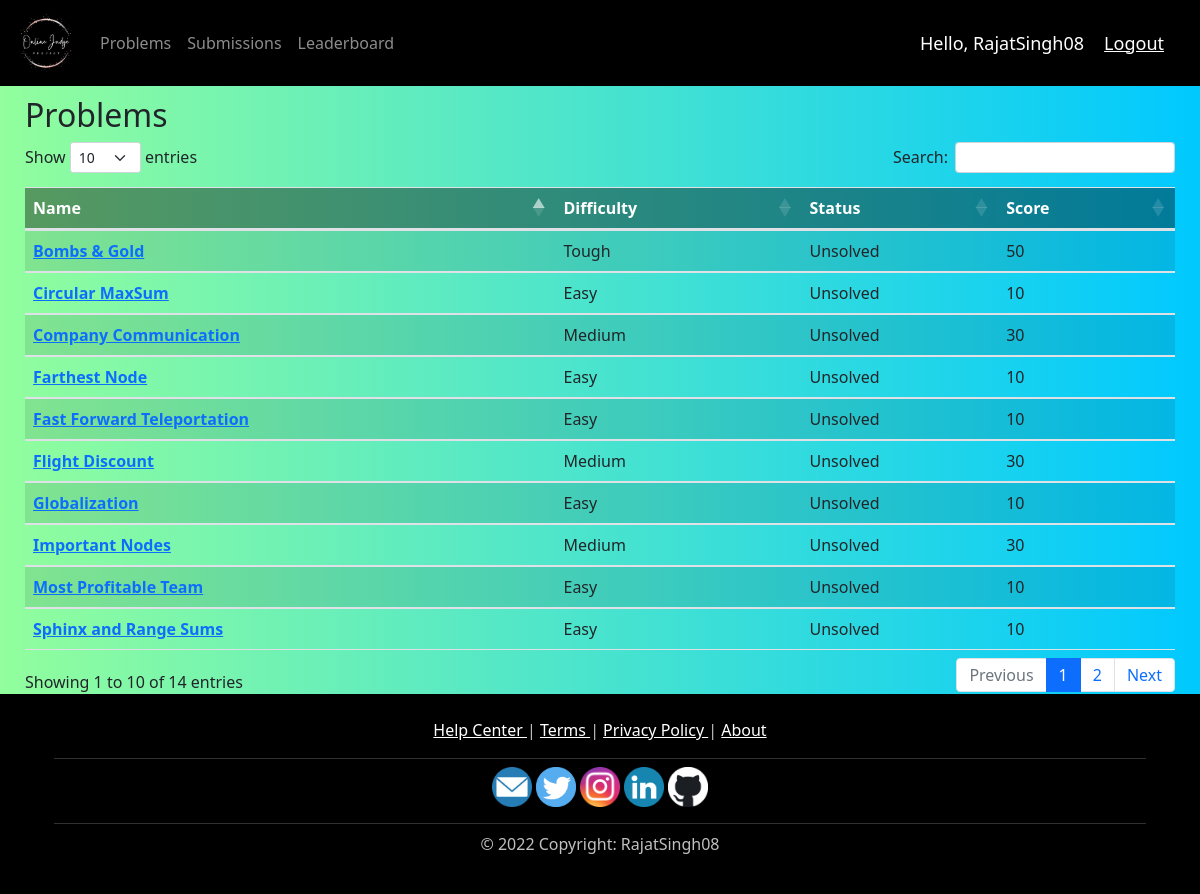
/problems/ (signed in), run on the app's committed database.
### OJ/models.py (models this page shows, shortened)
class User(AbstractUser):
    email = models.EmailField(unique=True, default="")
    total_score = models.IntegerField(default=0)
    solve_count = models.IntegerField(default=0)
    class Meta:
        ordering = ['-total_score']
    def __str__(self):
        return self.username

class Problem(models.Model):
    TOUGHNESS = (("Easy", "Easy"), ("Medium", "Medium"), ("Tough", "Tough"))
    STATUS = (("Unsolved", "Unsolved"), ("Solved", "Solved"))
    name = models.CharField(max_length=100, default="")
    description = FroalaField(default="")
    difficulty = models.CharField(max_length=10, choices=TOUGHNESS)
    time_limit = models.IntegerField(default=1)
    memory_limit = models.IntegerField(default=128)
    score = models.IntegerField(default=0)
    solved_status = models.CharField(
        max_length=10, choices=STATUS, default="Unsolved")

### OJ/views.py (the view)
# urls.py: path('problems/', views.problemPage, name='problems'),
@login_required(login_url='login')
def problemPage(request):
    problems = Problem.objects.all()
    return render(request, 'OJ/problem.html', {'problems': problems})

### OJ/templates/OJ/problem.html
{% extends 'OJ/main.html' %}
{% block content %}
<h2>Problems</h2>
<table id="problem_list" class="table table-striped">
    <thead style="background-color: rgba(0, 0, 0, 0.395) !important; color:
        white !important;">
        <tr>
            <th><b>Name</b></th>
            <th><b>Difficulty</b></th>
            <th><b>Status</b></th>
            <th><b>Score</b></th>
        </tr>
    </thead>
    <tbody>
        {% for problem in problems %}
        <tr>
            <td><a href="{{problem.id}}"><b>{{problem.name}}</b></a></td>
            <td>{{problem.difficulty}}</td>
            <td>{{problem.solved_status}}</td>
            <td>{{problem.score}}</td>
        </tr>
        {% endfor %}
    </tbody>
</table>
{% endblock %}

### OJ/templates/OJ/main.html (shortened to what this page needs)
{% load static %}
<!DOCTYPE html>
<html>
    <head>
        <link rel="stylesheet"
            href="https://cdn.jsdelivr.net/npm/bootstrap@4.3.1/dist/css/bootstrap.min.css"
>
        <link rel="stylesheet"
            href="https://cdnjs.cloudflare.com/ajax/libs/twitter-bootstrap/5.1.3/css/bootstrap.min.css">
        <link rel="stylesheet"
            href="https://cdn.datatables.net/1.12.1/css/dataTables.bootstrap5.min.css">
        <link rel="stylesheet" href="{% static '/css/main.css' %}">
    </head>
    <body>
        <div id="page-container">
            <div id="content-wrap">
                {% include 'OJ/navbar.html' %}
                <div class="block_class">
                    {% block content %}
                    {% endblock %}
                </div>
            </div>
            <footer id="footer">
                <div class="container p-4 pb-0">
                    <section class="mb-2 text-center">
                        <a href="#!" class="text-white"> Help Center </a>
                        |
                        <a href="#!" class="text-white"> Terms </a>
                        |
                        <a href="#!" class="text-white"> Privacy Policy </a>
                        |
                        <a href="#!" class="text-white"> About </a>
                    </section>
                    <hr class="mb-2" />
                    <section class="mb-2 text-center">
                        <a href="mailto:rajatsingh0805@gmail.com">
                            <img src="{% static 'images/email.png' %}"
                                width="40" height="40" /></a>
                        <a href="https://twitter.com/rajat_singh0805/"
                            target="_blank">
                            <img src="{% static 'images/twitter.png' %}"
                                width="40" height="40" /></a>
                        <a href="https://www.instagram.com/rajat_singh0805/"
                            target="_blank">
                            <img src="{% static 'images/instagram.png' %}"
                                width="40" height="40" /></a>
                        <a href="https://www.linkedin.com/in/rajat-singh-0805/"
                            target="_blank">
                            <img src="{% static 'images/linkedIn.png' %}"
                                width="40" height="40" /></a>
                        <a href="https://github.com/RajatSingh08/"
                            target="_blank">
                            <img src="{% static 'images/github.png' %}"
                                width="40" height="40" /></a>
                    </section>
                    <hr class="mb-2" />
                    <section class="mb-2 text-center">
                        © 2022 Copyright: RajatSingh08
                    </section>
                </div>
            </footer>
        </div>
    </body>
</html>

### OJ/templates/OJ/navbar.html (shortened to what this page needs)
{% load static %}
<nav class="navbar navbar-expand-lg navbar-dark"
    style="background-color: #000000;">
    <a class="navbar-brand" href="/"><img src="{% static 'images/logo.png' %}"
            width="60" height="60" /></a>
    <div class="collapse navbar-collapse" id="navbarNav">
        <ul class="navbar-nav mr-auto mt-2 mt-lg-0">
            <li class="nav-item">
                <a class="nav-link" href="/problems">Problems</a>
            </li>
            <li class="nav-item">
                <a class="nav-link" href="/submissions">Submissions</a>
            </li>
            <li class="nav-item">
                <a class="nav-link" href="/leaderboard">Leaderboard</a>
            </li>
        </ul>
    </div>
    <span class="hello-msg">Hello, {{request.user}}</span>
    <span><a class="hello-msg" href="{% url 'logout' %}">Logout</a></span>
</nav>

### static/css/main.css (style rules this page uses)
body { background: #00C9FF !important; background: -webkit-linear-gradient(to right, #92FE9D, #00C9FF) !important; background: linear-gradient(to right, #92FE9D, #00C9FF) !important; }
.block_class { margin-top: 10px !important; margin-left: 25px !important; margin-right: 25px !important; }
#page-container { position: relative; min-height: 100vh; }
#content-wrap { padding-bottom: 12.5rem; }
#footer { position: absolute; bottom: 0; width: 100%; height: 12.5rem; color: #C0C0C0; background-color: black; }

### OJ/templates/OJ/navbar.html (style rules this page uses)
.hello-msg { font-size: 18px; color: #fff; margin-right: 20px; }

### data on the page
User: user "RajatSingh08"
Problem: name "Fast Forward Teleportation", difficulty "Easy", solved_status "Unsolved", score "10"
Problem: name "Circular MaxSum", difficulty "Easy", solved_status "Unsolved", score "10"
Problem: name "Globalization", difficulty "Easy", solved_status "Unsolved", score "10"
Problem: name "Important Nodes", difficulty "Medium", solved_status "Unsolved", score "30"
Problem: name "Bombs & Gold", difficulty "Tough", solved_status "Unsolved", score "50"
Problem: name "Most Profitable Team", difficulty "Easy", solved_status "Unsolved", score "10"
Problem: name "Company Communication", difficulty "Medium", solved_status "Unsolved", score "30"
Problem: name "Farthest Node", difficulty "Easy", solved_status "Unsolved", score "10"
Problem: name "Flight Discount", difficulty "Medium", solved_status "Unsolved", score "30"
Problem: name "Sphinx and Range Sums", difficulty "Easy", solved_status "Unsolved", score "10"
